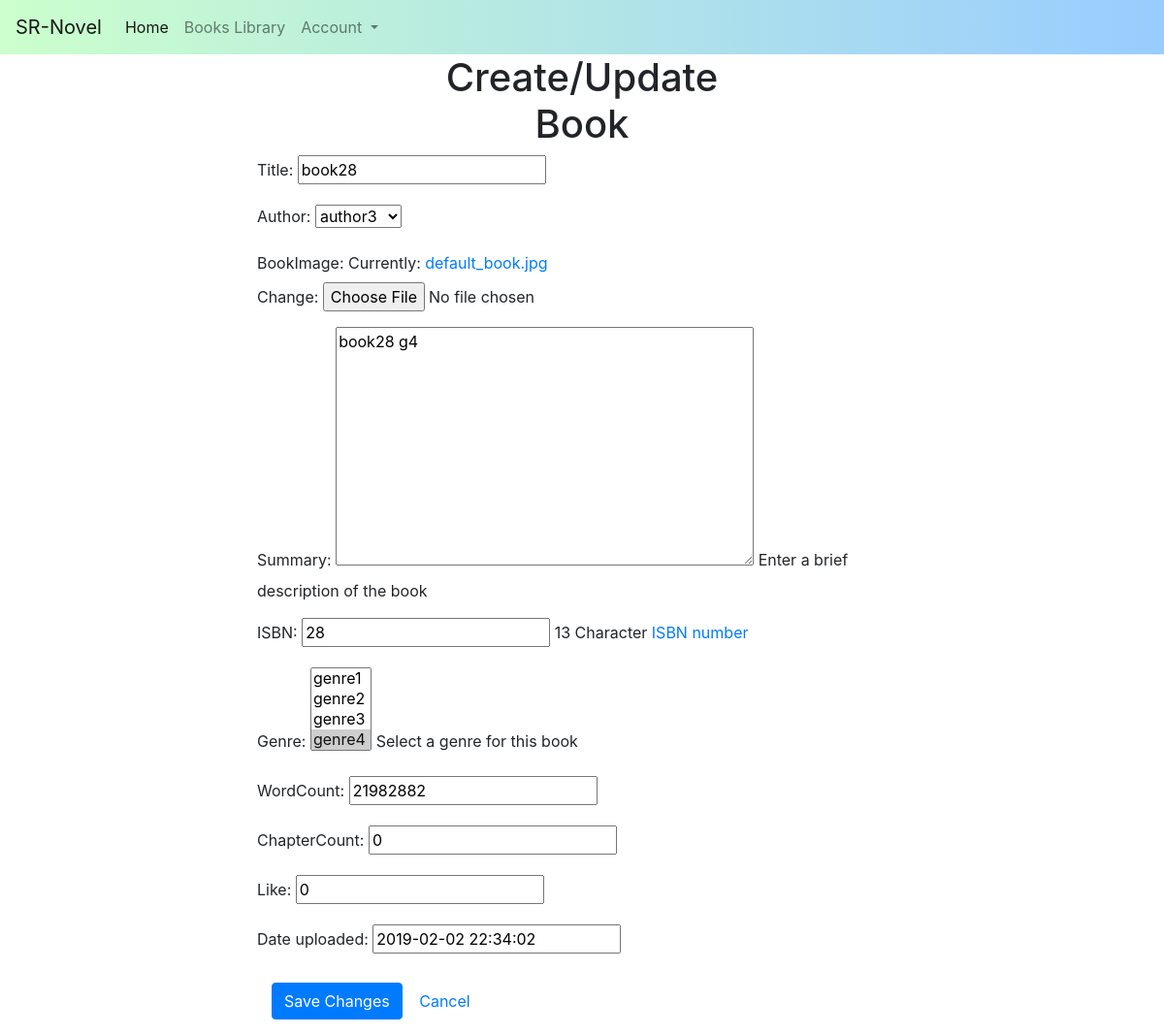
Page /application/books/book/50/update (signed in) on the earlier database version.
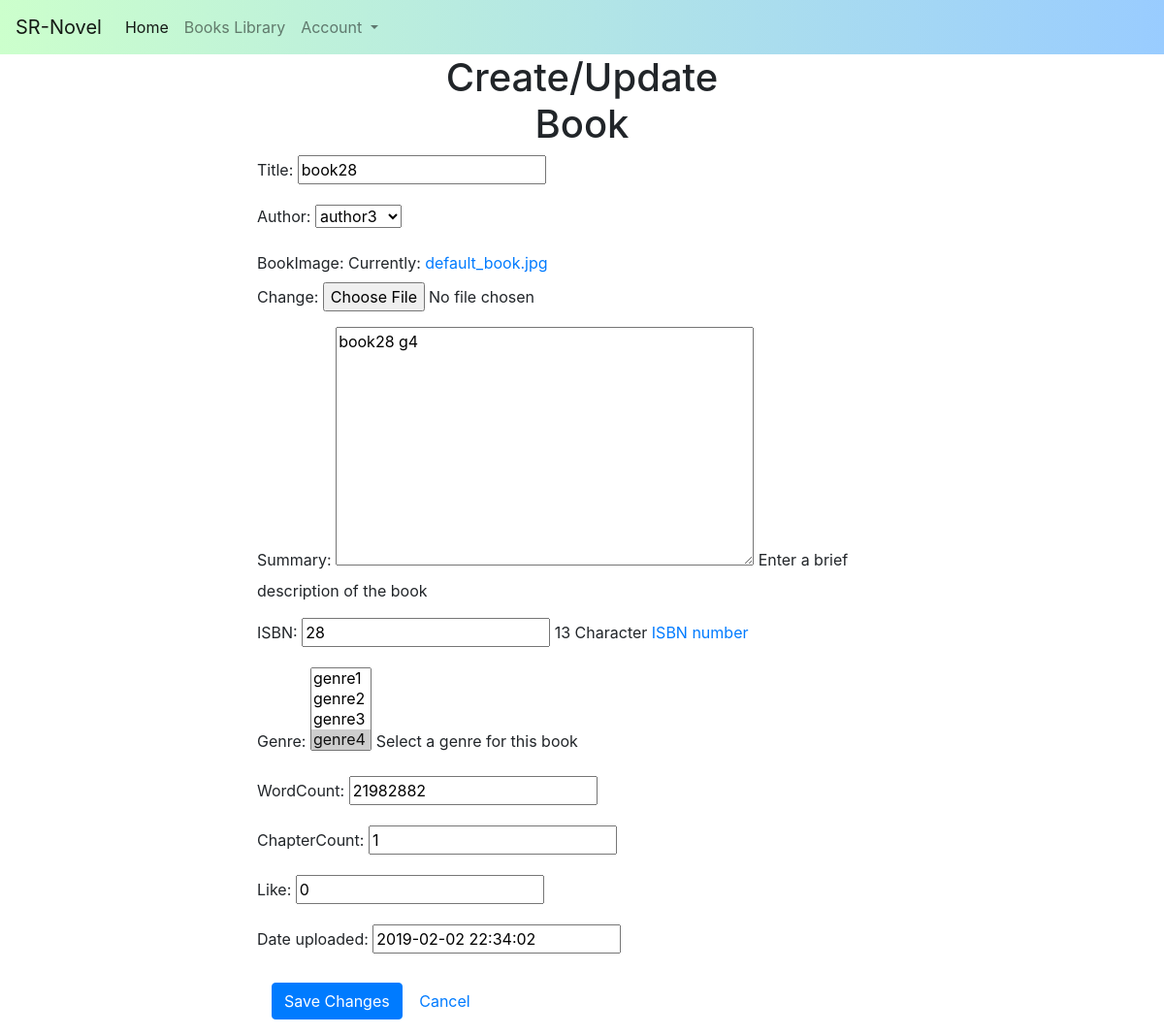
Same page on the later database version.
### application/models.py (models this page shows, shortened)
class Book(models.Model):
    title = models.CharField(max_length=200,blank=True, null=True)
    author = models.ForeignKey('Author', on_delete=models.SET_NULL,blank=True, null=True)
    summary = models.TextField(max_length=1000, help_text='Enter a brief description of the book')
    isbn = models.CharField('ISBN', max_length=13, help_text='13 Character <a href="https://www.isbn-international.org/content/what-isbn">ISBN number</a>')
    genre = models.ManyToManyField(Genre, help_text='Select a genre for this book')
    wordCount = models.IntegerField(default=0)
    chapterCount = models.IntegerField(default=0)
    bookFile = models.FileField(blank=True, null=True)
    like = models.IntegerField(default=0)
    date_uploaded = models.DateTimeField(default = timezone.now)
    bookImage = models.FileField(default ='default_book.jpg', upload_to='book_images')
    created_author= models.ForeignKey(User,on_delete=models.SET_NULL, blank=True, null=True)
    class Meta:
        ordering = ['-wordCount']

### application/views.py (the view)
# urls.py: path('books/book/<int:pk>/update', BookUpdateView.as_view(),name='book-update'),
class BookUpdateView(LoginRequiredMixin,UserPassesTestMixin, UpdateView):
    model = Book
    fields = ['title','author', 'bookImage', 'summary', 'isbn',
            'genre', 'wordCount', 'chapterCount', 'like','date_uploaded']
    def test_func(self):
        book= self.get_object()
        if self.request.user == book.created_author:
            return True
        return False

### application/models.py (called while the page is built)
    def __str__(self):
        return '%s' % (self.name)

    def __str__(self):
        return '%s' % (self.authorName)

### application/templates/application/book_form.html (shortened to what this page needs)
{% extends "home_base.html" %}
{% load static %}
{% block css %}<link rel="stylesheet" type="text/css" href="{% static 'application/editProfile/edit_profile.css' %}" />{% endblock %}
{% block content %}
<div class="container-fluid">
  <div class="row">
    <div class="col-lg-4 col-centered">
      <h1 align="center">Create/Update Book</h1>
    </div>
  </div>
    <div class="row">
      <div class="col-lg-7 col-centered">
        <form method="post">
          {{ form.as_p }}
              <div class="form-group">
            <label class="col-md-3 control-label"></label>
            <div class="col-md-8">
              <input type="submit" class="btn btn-primary" value="Save Changes">
              <a href="{% url 'index' %}" class="btn btn-default" value="Cancel">Cancel</a>
            </div>
          </div>
        </form>
      </div>
    </div>
</div>
{% endblock %}

Differences in the rows shown:
changed Book "book28": chapterCount "0" → "1"
